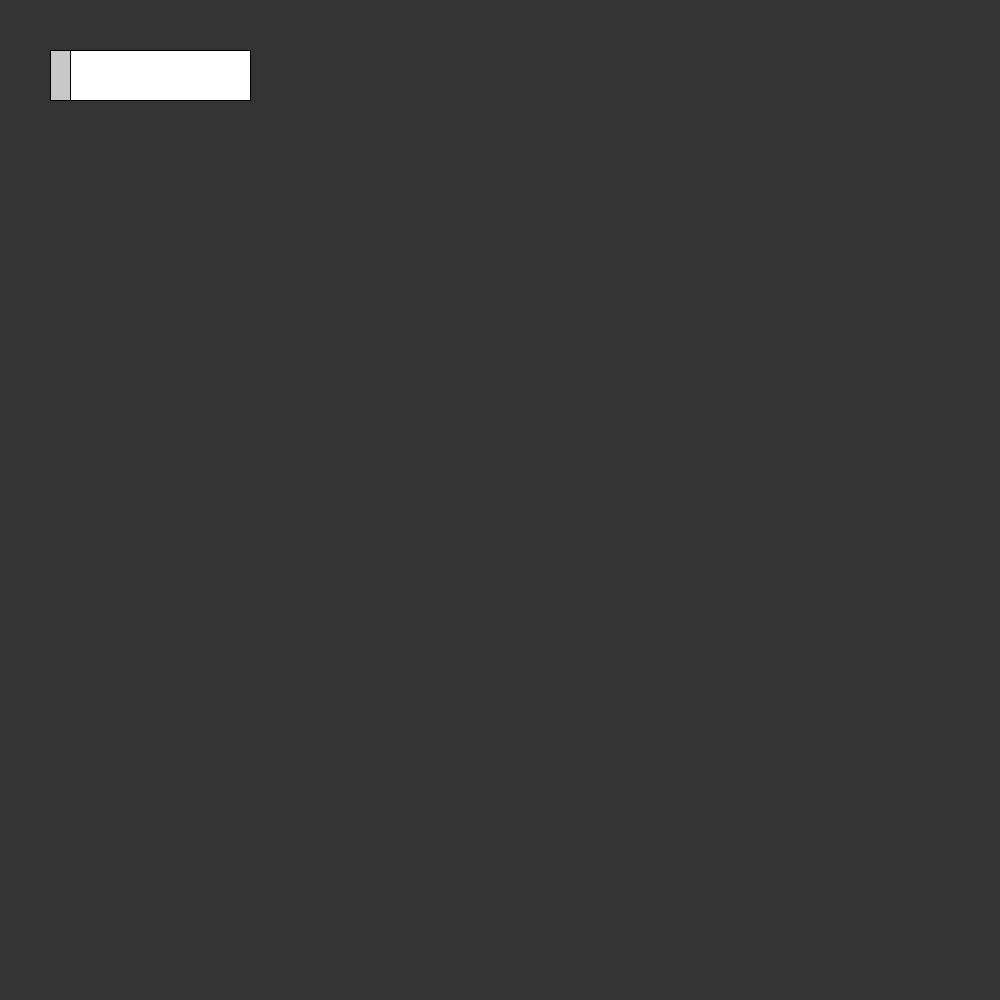
Frame 1 (no input)
Frame 60 (the mouse pressed at the canvas centre just before this capture): identical to frame 1, image omitted
Frame 120 (the mouse held since frame 60 and released just before this capture): identical to frame 1, image omitted

The Processing sketch that drew this single still picture (run headless with seeded random() and noise(); from frame 60 on, the mouse is pressed at the canvas centre):

// Processing sketch: Slidebars
// ── Slidebars.pde
//A thing for slidebars.


 Slidebar s;

void setup() {
  size(1000,1000);
  s = new Slidebar(50,50,200,50);
}

void draw() {
  background(51);
  s.display();  
  s.moveButton();
  println(s.returnValue());
}

void mousePressed() {
  if (s.isOver()){
     s.locked = false;
  }
}

void mouseReleased() {
 s.locked = true; 
}
// ── Slidebar.pde
class Slidebar {
  PVector button, bar; //stores the x and y of the button and the bar as a vector
  float w, h; //floats for the width and height of the bar
  boolean locked; //whether the button can move or not
  
  Slidebar(float x, float y, float w, float h) {
    //initialise values
    this.bar = new PVector(x,y);
    this.button = new PVector(x+w/20,y+h/2);
    this.locked = true;
    this.w = w;
    this.h = h;
  }
  
  void display() {
   //loads the entire bar
   fill(255);
   rect(bar.x, bar.y, w, h);
   this.drawButton();
  }
  
  void drawButton() {
    
    fill(200);
    rectMode(CENTER);
    rect(button.x, button.y, w/10, h);
    rectMode(CORNER);
  }
  
  void moveButton() {
     if (!this.locked) {
       this.button.x = mouseX;
       this.button.x = constrain(this.button.x, bar.x+this.w/20, bar.x + w * 19/20);
     }
  }
  
  boolean isOver()
  {
    //checks if the mouse is within the button
    return (mouseX > this.button.x - this.w/20) && (mouseX < this.button.x + this.w/20) && (mouseY > this.button.y-this.h/2) && (mouseY < this.button.y + this.h/2);
  }
  
  float returnValue() {
    float value = (this.button.x - w/20 - this.bar.x) / (this.w - 2*(this.w/20));
    return value;
  }
}
